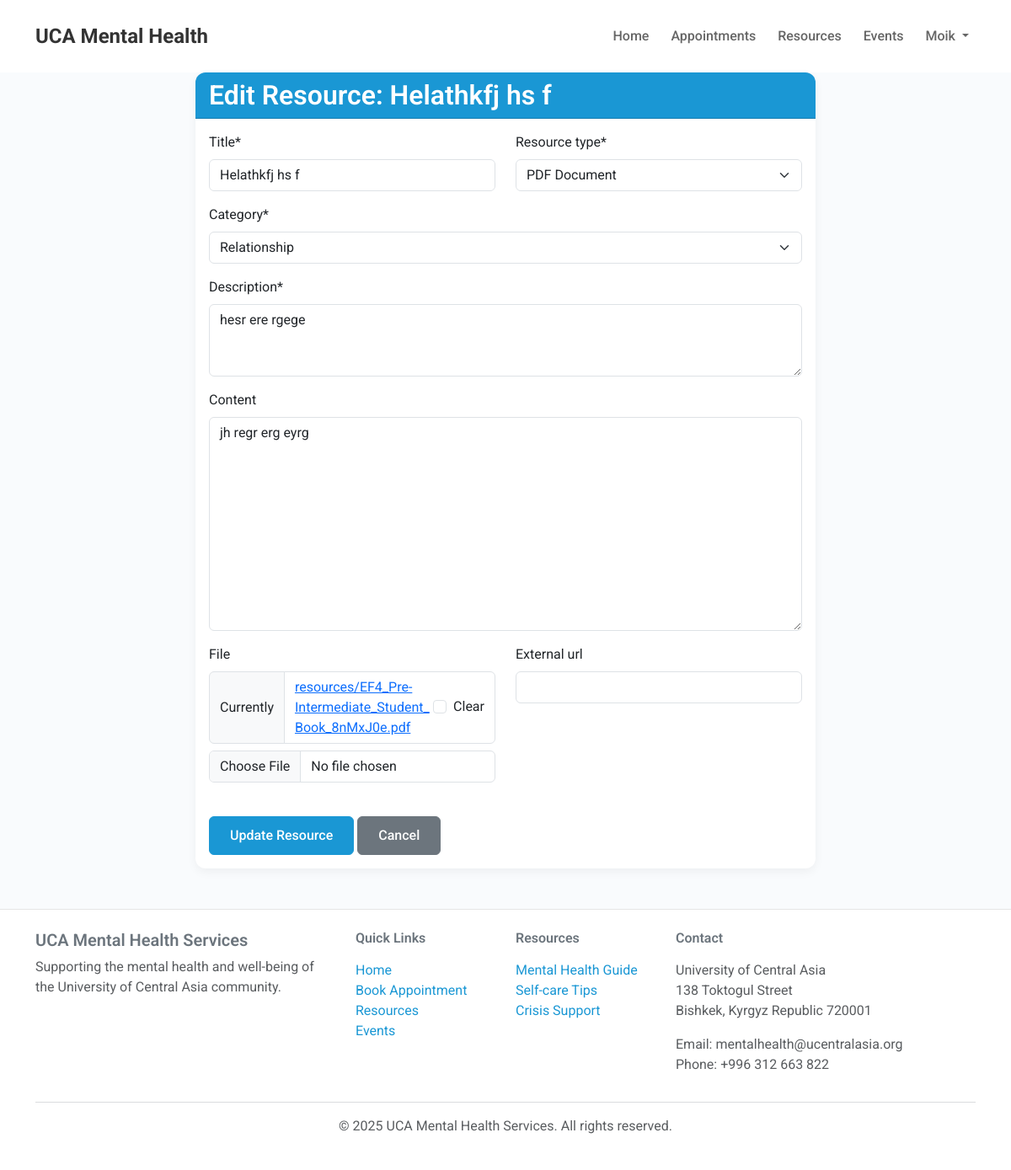
The page /resources/edit/3/ (signed in) on the database its author committed.
### accounts/models.py (models this page shows, shortened)
class User(AbstractUser):
    USER_TYPE_CHOICES = (
        ('student', 'Student'),
        ('faculty', 'Faculty'),
        ('staff', 'Staff'),
        ('counselor', 'Counselor'),
    )
    user_type = models.CharField(max_length=20, choices=USER_TYPE_CHOICES)
    phone_number = models.CharField(max_length=15, blank=True, null=True)

### resources/models.py (models this page shows, shortened)
class Resource(models.Model):
    RESOURCE_TYPES = (
        ('article', 'Article'),
        ('pdf', 'PDF Document'),
        ('video', 'Video'),
        ('link', 'External Link'),
    )
    title = models.CharField(max_length=200)
    slug = models.SlugField(max_length=250, unique=True, blank=True)
    description = models.TextField()
    content = models.TextField(blank=True, null=True)
    resource_type = models.CharField(max_length=20, choices=RESOURCE_TYPES)
    category = models.ForeignKey(ResourceCategory, on_delete=models.CASCADE, related_name='resources')
    file = models.FileField(upload_to='resources/', blank=True, null=True)
    external_url = models.URLField(blank=True, null=True)
    created_at = models.DateTimeField(auto_now_add=True)
    updated_at = models.DateTimeField(auto_now=True)

### resources/views.py (the view)
# urls.py: path('edit/<int:resource_id>/', views.edit_resource, name='edit_resource'),
@login_required
@user_passes_test(is_counselor_or_admin)
def edit_resource(request, resource_id):
    resource = get_object_or_404(Resource, id=resource_id)
    if request.method == 'POST':
        form = ResourceForm(request.POST, request.FILES, instance=resource)
        if form.is_valid():
            resource = form.save()
            messages.success(request, f'Resource "{resource.title}" updated successfully!')
            return redirect('resources:resource_detail', slug=resource.slug)
    else:
        form = ResourceForm(instance=resource)
    context = {
        'form': form,
        'resource': resource,
        'title': f'Edit Resource: {resource.title}',
    }
    return render(request, 'resources/resource_form.html', context)

### resources/forms.py (shortened to what this page needs)
class ResourceForm(forms.ModelForm):
    class Meta:
        model = Resource
        fields = ['title', 'description', 'content', 'resource_type', 'category', 'file', 'external_url']
        widgets = {
            'description': forms.Textarea(attrs={'rows': 3}),
            'content': forms.Textarea(attrs={'rows': 10}),
        }

### resources/models.py (called while the page is built)
    def __str__(self):
        return self.name

### resources/views.py (called while the page is built)
def is_counselor_or_admin(user):
    return user.is_superuser or user.user_type == 'counselor'

### templates/resources/resource_form.html (shortened to what this page needs)
{% extends 'base.html' %}
{% load crispy_forms_tags %}
{% block content %}
<div class="container">
    <div class="row">
        <div class="col-md-8 offset-md-2">
            <div class="card">
                <div class="card-header bg-primary text-white">
                    <h2 class="card-title mb-0">{{ title }}</h2>
                </div>
                <div class="card-body">
                    <form method="post" enctype="multipart/form-data">
                        <div class="row">
                            <div class="col-md-6">
                                {{ form.title|as_crispy_field }}
                            </div>
                            <div class="col-md-6">
                                {{ form.resource_type|as_crispy_field }}
                            </div>
                        </div>
                        <div class="row">
                            <div class="col-md-12">
                                {{ form.category|as_crispy_field }}
                            </div>
                        </div>
                        <div class="row">
                            <div class="col-md-12">
                                {{ form.description|as_crispy_field }}
                            </div>
                        </div>
                        <div class="row">
                            <div class="col-md-12">
                                {{ form.content|as_crispy_field }}
                            </div>
                        </div>
                        <div class="row">
                            <div class="col-md-6">
                                {{ form.file|as_crispy_field }}
                            </div>
                            <div class="col-md-6">
                                {{ form.external_url|as_crispy_field }}
                            </div>
                        </div>
                        <div class="mt-4">
                            <button type="submit" class="btn btn-primary">
                                {% if resource %}Update Resource{% else %}Add Resource{% endif %}
                            </button>
                            <a href="{% url 'resources:resource_list' %}" class="btn btn-secondary">Cancel</a>
                        </div>
                    </form>
                </div>
            </div>
        </div>
    </div>
</div>
{% endblock %}

### templates/base.html (shortened to what this page needs)
<!DOCTYPE html>
<html lang="en">
<head>
    <link href="https://cdn.jsdelivr.net/npm/bootstrap@5.3.0-alpha1/dist/css/bootstrap.min.css" rel="stylesheet">
    <link href="https://cdnjs.cloudflare.com/ajax/libs/font-awesome/6.5.1/css/all.min.css" rel="stylesheet">
    <link href='https://cdn.jsdelivr.net/npm/fullcalendar@5.11.3/main.min.css' rel='stylesheet' />
    {% load static %}
    <link rel="stylesheet" href="{% static 'css/style.css' %}">
</head>
<body>
    <nav class="navbar navbar-expand-lg">
        <div class="container">
            <a class="navbar-brand" href="{% url 'accounts:home' %}">UCA Mental Health</a>
            <div class="collapse navbar-collapse" id="navbarNav">
                <ul class="navbar-nav ms-auto">
                    <li class="nav-item">
                        <a class="nav-link" href="{% url 'accounts:home' %}">Home</a>
                    </li>
                    {% if user.is_authenticated %}
                        {% if user.user_type == 'counselor' %}
                        <li class="nav-item">
                            <a class="nav-link" href="{% url 'accounts:counselor_dashboard' %}">Appointments</a>
                        </li>
                        {% else %}
                        <li class="nav-item">
                            <a class="nav-link" href="{% url 'appointments:booking_calendar' %}">Book Appointment</a>
                        </li>
                        {% endif %}
                    {% else %}
                    <li class="nav-item">
                        <a class="nav-link" href="{% url 'appointments:booking_calendar' %}">Book Appointment</a>
                    </li>
                    {% endif %}
                    <li class="nav-item">
                        <a class="nav-link" href="{% url 'resources:resource_list' %}">Resources</a>
                    </li>
                    <li class="nav-item">
                        <a class="nav-link" href="{% url 'news:event_list' %}">Events</a>
                    </li>
                    {% if user.is_authenticated %}
                    <li class="nav-item dropdown">
                        <a class="nav-link dropdown-toggle" href="#" id="navbarDropdown" role="button" data-bs-toggle="dropdown">
                            {{ user.username }}
                        </a>
                    </li>
                    {% endif %}
                </ul>
            </div>
        </div>
    </nav>
    <main>
        {% block content %}{% endblock %}
    </main>
    <footer class="py-4 mt-5">
        <div class="container">
            <div class="row">
                <div class="col-md-4">
                    <h5>UCA Mental Health Services</h5>
                    <p class="text-muted">Supporting the mental health and well-being of the University of Central Asia community.</p>
                </div>
                <div class="col-md-2">
                    <h6 class="mb-3">Quick Links</h6>
                    <ul class="list-unstyled">
                        <li><a href="{% url 'accounts:home' %}">Home</a></li>
                        <li><a href="{% url 'appointments:booking_calendar' %}">Book Appointment</a></li>
                        <li><a href="{% url 'resources:resource_list' %}">Resources</a></li>
                        <li><a href="{% url 'news:event_list' %}">Events</a></li>
                    </ul>
                </div>
                <div class="col-md-2">
                    <h6 class="mb-3">Resources</h6>
                    <ul class="list-unstyled">
                        <li><a href="#">Mental Health Guide</a></li>
                        <li><a href="#">Self-care Tips</a></li>
                        <li><a href="#">Crisis Support</a></li>
                    </ul>
                </div>
                <div class="col-md-4">
                    <h6 class="mb-3">Contact</h6>
                    <address class="text-muted">
                        <p>University of Central Asia<br>
                        138 Toktogul Street<br>
                        Bishkek, Kyrgyz Republic 720001</p>
                        <p>Email: mentalhealth@ucentralasia.org<br>
                        Phone: +996 312 663 822</p>
                    </address>
                </div>
            </div>
            <hr>
            <div class="text-center">
                <p class="text-muted">© {% now "Y" %} UCA Mental Health Services. All rights reserved.</p>
            </div>
        </div>
    </footer>
</body>
</html>

### static/css/style.css (style rules this page uses)
:root { --primary-color: #1a97d4; --primary-dark: #0d85c0; --secondary-color: #6c757d; --accent-color: #f89e67; --success-color: #4caf50; --warning-color: #ff9800; --danger-color: #f44336; --light-color: #f8f9fa; --dark-color: #333333; --text-dark: #333333; --text-muted: #6c757d; --text-light: #f8f9fa; --bg-subtle: #e6f7ff; --accent-subtle: #f3f9fd; }
body { min-height: 100vh; display: flex; flex-direction: column; font-family: 'Roboto', 'Segoe UI', system-ui, -apple-system, sans-serif; color: var(--text-dark); background-color: #f9fbfd; overflow-x: hidden; }
footer { margin-top: auto; border-top: 1px solid rgba(0,0,0,0.1); }
h1, h2, h3, h4, h5, h6 { font-weight: 600; }
.btn { padding: 10px 24px; border-radius: 6px; font-weight: 500; transition: all 0.3s; }
.btn-primary { background-color: var(--primary-color); border-color: var(--primary-color); color: white; }
.btn-secondary { background-color: #6c757d; border-color: #6c757d; color: white; }
.card { border: none; border-radius: 12px; box-shadow: 0 4px 12px rgba(0, 0, 0, 0.05); transition: transform 0.2s ease, box-shadow 0.2s ease; overflow: hidden; }
.card-header.bg-primary { background-color: var(--primary-color) !important; }
.navbar { box-shadow: none; background-color: white !important; padding: 20px 0; }
.navbar-brand { font-weight: 700; font-size: 1.5rem; color: var(--text-dark); }
.navbar-nav { gap: 10px; }
.navbar-nav .nav-link { font-weight: 500; color: #666; padding: 6px 12px; transition: color 0.3s; }
footer { background-color: white !important; color: var(--text-muted); padding: 40px 0 20px; }
footer a { color: var(--primary-color); text-decoration: none; }

### rows shown on the page
User: username "Moik"
Resource: title "Helathkfj hs f", resource_type "PDF Document", category "Relationship", description "hesr ere rgege", content "jh regr erg eyrg"

### other values the page prints
{{ title }} "Edit Resource: Helathkfj hs f"
